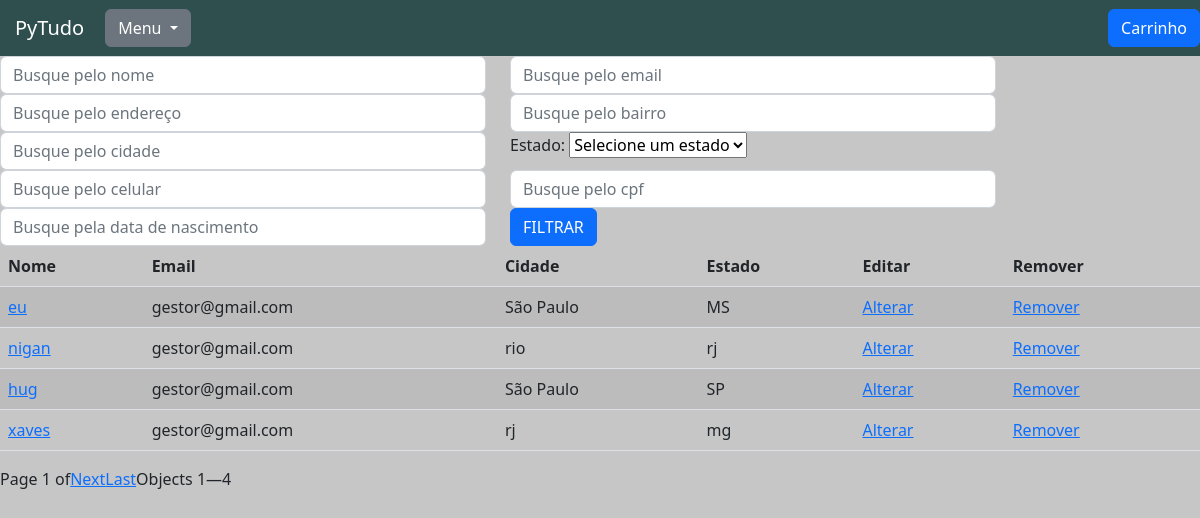
Page /usuarios/listar_usuarios/ on the earlier database version.
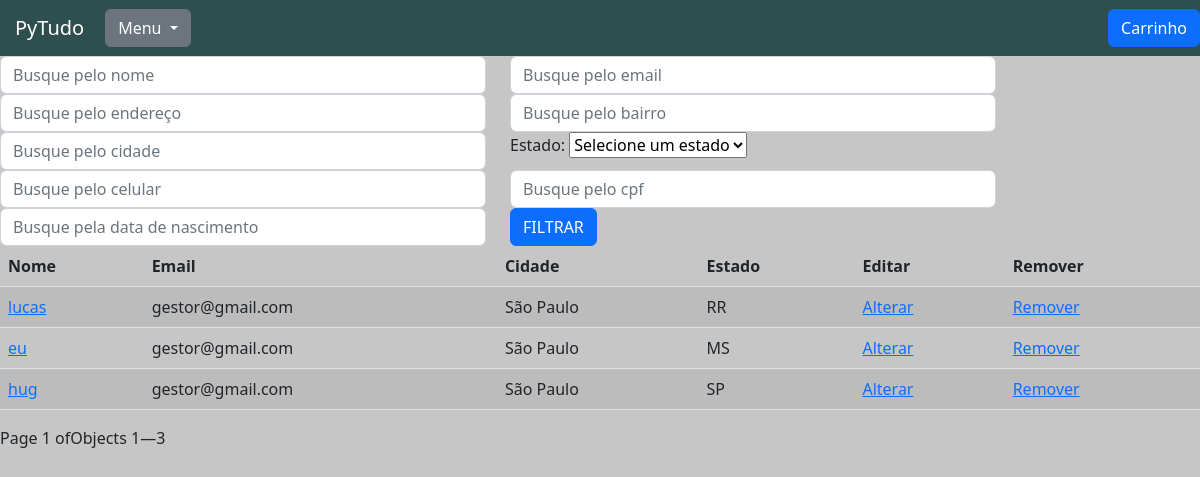
Same page on the later database version.
### usuarios/models.py (models this page shows, shortened)
class Usuarios(models.Model):
    ESTADOS_BRASILEIROS = (
        ('AC', 'Acre'),
        ('AL', 'Alagoas'),
        ('AP', 'Amapá'),
        ('AM', 'Amazonas'),
        ('BA', 'Bahia'),
        ('CE', 'Ceará'),
        ('DF', 'Distrito Federal'),
        ('ES', 'Espírito Santo'),
        ('GO', 'Goiás'),
        ('MA', 'Maranhão'),
        ('MT', 'Mato Grosso'),
        ('MS', 'Mato Grosso do Sul'),
        ('MG', 'Minas Gerais'),
        ('PA', 'Pará'),
        ('PB', 'Paraíba'),
        ('PR', 'Paraná'),
        ('PE', 'Pernambuco'),
        ('PI', 'Piauí'),
        ('RJ', 'Rio de Janeiro'),
        ('RN', 'Rio Grande do Norte'),
        ('RS', 'Rio Grande do Sul'),
        ('RO', 'Rondônia'),
        ('RR', 'Roraima'),
        ('SC', 'Santa Catarina'),
        ('SP', 'São Paulo'),
        ('SE', 'Sergipe'),
        ('TO', 'Tocantins'),
    )
    usuario = models.ForeignKey(settings.AUTH_USER_MODEL, on_delete=models.CASCADE)
    nome = models.CharField(max_length=40)
    cpf = CPFField('CPF')
    data_de_nascimento = models.DateField()
    celular = PhoneNumberField(null=False, blank=False)
    endereco = models.CharField(max_length=50)
    numero_endereco = models.CharField(max_length=10)
    complemento = models.CharField(max_length=50, blank=True, null= True)
    bairro = models.CharField(max_length=30)
    cidade = models.CharField(max_length=30)
    estado = models.CharField(max_length=2, choices=ESTADOS_BRASILEIROS)
    data_atualizacao = models.DateTimeField(auto_now=True, null=True)

### usuarios/views.py (the view)
# urls.py: path('listar_usuarios/', views.listar_usuarios, name='listar_usuarios'),
@has_permission_decorator('gerenciar_usuarios')
def listar_usuarios(request):
    usuarios = Usuarios.objects.all()
    nome_filtrar = request.GET.get('nome')
    if nome_filtrar:
        usuarios = usuarios.filter(nome__icontains=nome_filtrar)
    email_filtrar = request.GET.get('email')
    if email_filtrar:
        usuarios = usuarios.filter(usuario__email__icontains=email_filtrar)
    endereco_filtrar = request.GET.get('endereco')
    if endereco_filtrar:
        usuarios = usuarios.filter(endereco__icontains=endereco_filtrar)
    bairro_filtrar = request.GET.get('bairro')
    if bairro_filtrar:
        usuarios = usuarios.filter(bairro__icontains=bairro_filtrar)
    cidade_filtrar = request.GET.get('cidade')
    if cidade_filtrar:
        usuarios = usuarios.filter(cidade__icontains=cidade_filtrar)
    estado_filtrar = request.GET.get('estado')
    if estado_filtrar:
        usuarios = usuarios.filter(estado=estado_filtrar)
    celular_filtrar = request.GET.get('celular')
    if celular_filtrar:
        usuarios = usuarios.filter(celular=celular_filtrar)
    cpf_filtrar = request.GET.get('cpf')
    if cpf_filtrar:
        usuarios = usuarios.filter(cpf=cpf_filtrar)
    data_de_nascimento_filtrar = request.GET.get('data_de_nascimento')
    if data_de_nascimento_filtrar:
        data_convertida = datetime.strptime(data_de_nascimento_filtrar, "%d/%m/%Y").strftime('%Y-%m-%d')
        usuarios = usuarios.filter(data_de_nascimento=data_convertida)
    usuarios_ordenados = usuarios.order_by('-id')
    paginacao = Paginator(usuarios_ordenados, 4)
    page = request.GET.get('page')
    usuarios_paginados = paginacao.get_page(page)
    return render(request, 'listar_usuarios.html', {'usuarios_paginados': usuarios_paginados})

### produtos/templatetags/filtros.py (called while the page is built)
@register.simple_tag(takes_context=True)
def param_replace(context, **kwargs):
    d = context['request'].GET.copy()
    for k, v in kwargs.items():
        d[k] = v
    for k in [k for k, v in d.items() if not v]:
        del d[k]
    return d.urlencode()

### usuarios/templates/listar_usuarios.html (shortened to what this page needs)
{% extends 'base.html' %}
{% load static %}
{% load filtros %}
{% block 'head' %}
    <link href="{% static 'usuarios/css/listar_usuarios.css' %}" rel="stylesheet">
{% endblock %}
{% block 'body' %}
    <form action="#" method="GET"> {% csrf_token %}
        <div class="row">
            <div class="col-md-5">
                <input type="text" placeholder="Busque pelo nome" class="form-control" name="nome">
            </div>
            <div class="col-md-5">
                <input type="text" placeholder="Busque pelo email" class="form-control" name="email">
            </div>
            <div class="col-md-5">
                <input type="text" placeholder="Busque pelo endereço" class="form-control" name="endereco">
            </div>
            <div class="col-md-5">
                <input type="text" placeholder="Busque pelo bairro" class="form-control" name="bairro">
            </div>
            <div class="col-md-5">
                <input type="text" placeholder="Busque pelo cidade" class="form-control" name="cidade">
            </div>
            <div class="col-md-5">
                <label for="estado">Estado:</label>
                <select name="estado">
                    <option value="" selected disabled>Selecione um estado</option>
                </select>
            </div>
            <div class="col-md-5">
                <input type="text" id="celular" placeholder="Busque pelo celular" class="form-control" name="celular">
            </div>
            <div class="col-md-5">
                <input type="text" id="cpf" placeholder="Busque pelo cpf" class="form-control" name="cpf">
            </div>
            <div class="col-md-5">
                <input type="text" id="data_de_nascimento" placeholder="Busque pela data de nascimento" class="form-control" name="data_de_nascimento">
            </div>
            <div class="col-md-3">
                <input type="submit" value="FILTRAR" class="btn btn-primary">
            </div>
        </div>
    </form>
    <table class="table table-striped">
        <thead>
          <tr>
            <th scope="col">Nome</th>
            <th scope="col">Email</th>
            <th scope="col">Cidade</th>
            <th scope="col">Estado</th>
            <th scope="col">Editar</th>
            <th scope="col">Remover</th>
          </tr>
        </thead>
        <tbody>
            {% for usuario in usuarios_paginados %}
                <tr>
                    <td><a href="{% url 'ver_usuario' usuario.id %}">{{ usuario.nome}}</a></td>
                    <td>{{ usuario.usuario}}</td>
                    <td>{{ usuario.cidade}}</td>
                    <td>{{ usuario.estado}}</td>
                    <td><a href="{% url 'atualizar_usuario' usuario.id %}">Alterar</a></td>
                    <td><a href="{% url 'excluir_usuario' usuario.id %}">Remover</a></td>
                </tr>
            {% endfor %}
        </tbody>
    </table>
        <div class="pagination">
            Page {{ usuarios_paginados.number }} of {{ paginator.num_pages }}
            {% if usuarios_paginados.has_next %}
                {% if usuarios_paginados.next_page_number != paginator.num_pages %}
                    <a href="?{% param_replace page=usuarios_paginados.next_page_number %}">Next</a>
                {% endif %}
                <a href="?{% param_replace page=paginator.num_pages %}">Last</a>
            {% endif %}
            <p>Objects {{ usuarios_paginados.start_index }}—{{ usuarios_paginados.end_index }}</p>
        </div>
{% endblock %}

Differences in the rows shown:
removed Usuarios: nome "nigan", usuario "gestor@gmail.com", cidade "rio", estado "rj"
removed Usuarios: nome "xaves", usuario "gestor@gmail.com", cidade "rj", estado "mg"
added Usuarios: nome "lucas", usuario "gestor@gmail.com", cidade "São Paulo", estado "RR"
Other differences:
{{ usuarios_paginados.end_index }}: "4" → "3"
text no longer shown: "Next Last"
